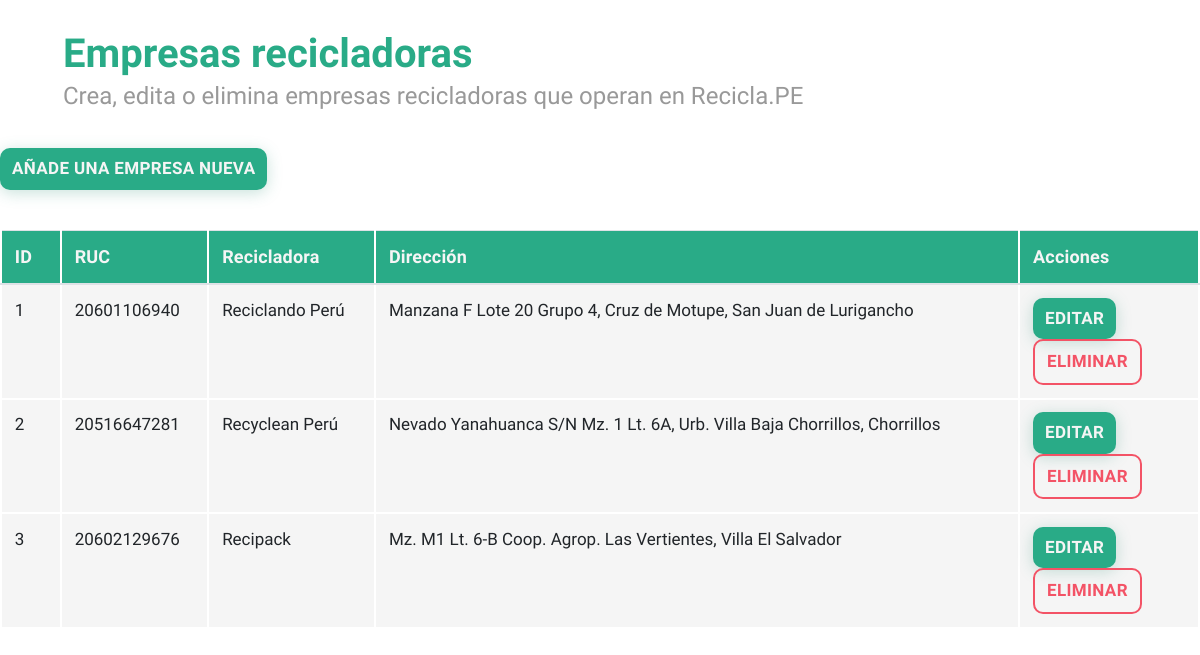
Page /empresa_listado.php on the committed database.
### tables this page shows
CREATE TABLE empresa (
    EmpresaID INT NOT NULL AUTO_INCREMENT,
    EmpresaRUC BIGINT(11) NOT NULL,
    EmpresaRazSoc VARCHAR(200) NOT NULL ,
    EmpresaCorreo VARCHAR(200) NULL DEFAULT NULL,
    EmpresaDireccion VARCHAR(200) NOT NULL ,
    EmpresaTelefono INT(9) NULL DEFAULT NULL,

    PRIMARY KEY (EmpresaID)
)
DEFAULT CHARSET=utf8mb4;

### empresa_listado.php (the view, shortened to what this page needs)
<!DOCTYPE html>
<html lang="es">
<head>
    <link rel="stylesheet" href="https://stackpath.bootstrapcdn.com/bootstrap/4.3.1/css/bootstrap.min.css">
    <link rel="stylesheet" href="css/main.css">
    <link rel="stylesheet" href="css/bootstrap_fluid.css">
</head>
<body>
    <main class="container-fluid">
        <div class="row-fluid">
            <p class="text-title">Empresas recicladoras</p>
            <p class="text-subtitle">Crea, edita o elimina empresas recicladoras que operan en Recicla.PE</p>
        </div>
        <div class="row">
            <a href="empresa_crear.html" class="button" title="Añade una empresa nueva">Añade una empresa nueva</a>
        </div>
        <div class="row">
            <table class="table table-hover">
                <thead>
                    <tr>
                        <th scope="col">ID</th>
                        <th scope="col">RUC</th>
                        <th scope="col">Recicladora</span></th>
                        <th scope="col">Dirección</th>
                        <th scope="col">Acciones</th>
                    </tr>
                </thead>
                <tbody>
                    <?php
                    require 'php/config.php';
                    $empresas = "SELECT EmpresaID,EmpresaRUC,EmpresaRazSoc,EmpresaDireccion FROM empresa";
                    if ($resultado = $mysqli->query($empresas)) {
                        while ($empresa = $resultado->fetch_row()) {
                            echo '<tr>
                                    <th scope="row">'.$empresa[0].'</th>
                                    <th>'.$empresa[1].'</th>
                                    <th>'.$empresa[2].'</th>
                                    <th>'.$empresa[3].'</th>
                                    <th class="flex">
                                        <form action="php/procesar.php" method="POST">
                                            <input type="submit" name="editar-empresa" class="button" value="Editar">
                                            <input type="hidden" name="procesar" value="empresa-editar">
                                            <input type="hidden" name="id-empresa" value="'.$empresa[0].'">
                                        </form>
                                        <form action="php/procesar.php" method="POST">
                                            <input type="submit" name="borrar-empresa" class="button btn-danger" value="Eliminar">
                                            <input type="hidden" name="procesar" value="empresa-borrar">
                                            <input type="hidden" name="id-empresa" value="'.$empresa[0].'">
                                        </form>
                                    </th>
                                </tr>';
                        };
                    }
                    ?>
                </tbody>
            </table>
        </div>
    </main>
</body>
</html>

### css/main.css (style rules this page uses)
:root { --primary-color: #29AB87; --shadow-color: #31917744; --negative-color: #F5F5F5; --text-primary: #666666; --text-secondary: #999999; --danger-color: #F35366; }
html, body { margin: 0; padding: 0; font-family: 'Sarabun', 'Arial', sans-serif; font-size: 17px; }
a, a:hover, a:visited { text-decoration: none; color: inherit; }
input, select { border: none; border-radius: 5px; background-color: var(--negative-color); padding: 12px; font-family: 'Sarabun', 'Arial', sans-serif; font-size: 17px; }
input::placeholder { color: var(--text-secondary); }
.button, .button:visited { font-weight: 600; text-transform: uppercase; text-decoration: none; letter-spacing: 0.02em; color: var(--negative-color); border: none; border-radius: 10px; background-color: var(--primary-color); box-shadow: 0px 3px 15px var(--shadow-color); padding: 8px 12px; }
.btn-danger { background-color: rgba(0, 0, 0, 0); color: var(--danger-color); box-shadow: none; border: 2px solid var(--danger-color); }
.text-title { font-size: 40px; font-weight: 600; margin: 0; color: var(--primary-color); }
.text-subtitle { font-size: 24px; font-weight: 400; line-height: 100%; margin: 0; color: var(--text-secondary); }

### rows in the picture
empresa: EmpresaID "1", EmpresaRUC "20601106940", EmpresaRazSoc "Reciclando Perú", EmpresaDireccion "Manzana F Lote 20 Grupo 4, Cruz de Motupe, San Juan de Lurigancho"
empresa: EmpresaID "2", EmpresaRUC "20516647281", EmpresaRazSoc "Recyclean Perú", EmpresaDireccion "Nevado Yanahuanca S/N Mz. 1 Lt. 6A, Urb. Villa Baja Chorrillos, Chorrillos"
empresa: EmpresaID "3", EmpresaRUC "20602129676", EmpresaRazSoc "Recipack", EmpresaDireccion "Mz. M1 Lt. 6-B Coop. Agrop. Las Vertientes, Villa El Salvador"
